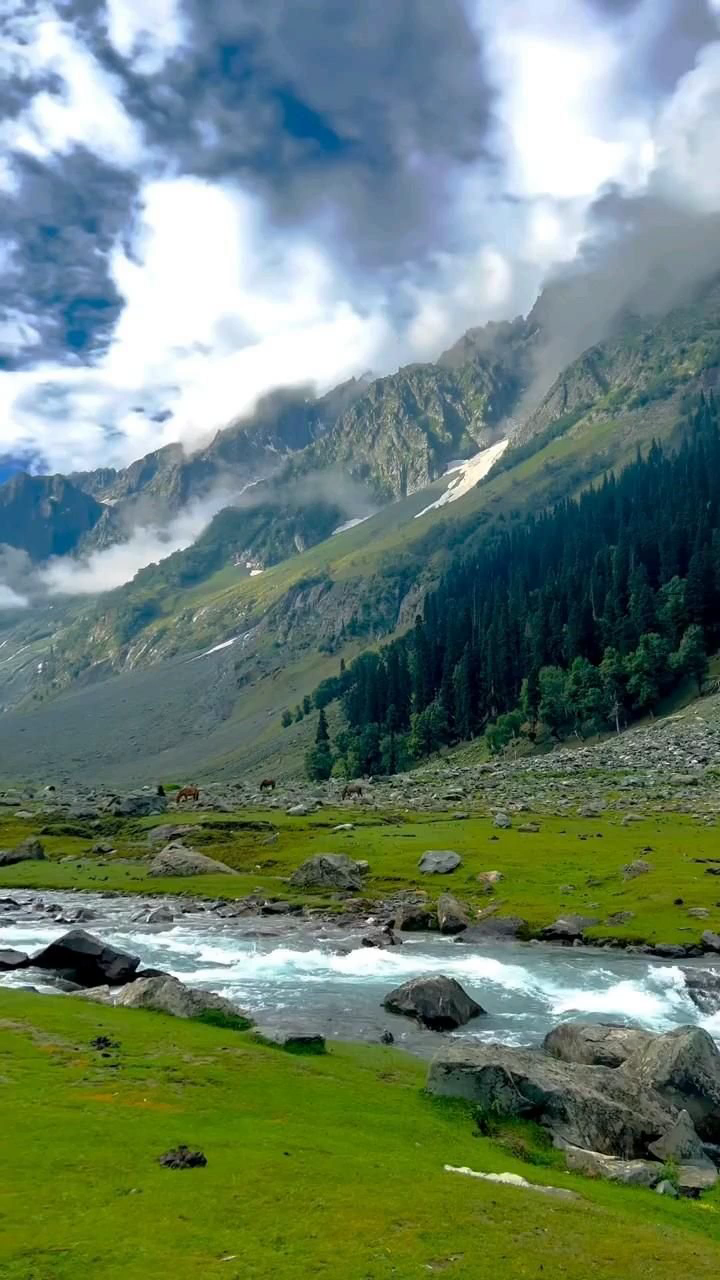
#> input picture frame 37 of exp-6/video.mp4, 720 x 1280 px
$ python exp-6-code.py
#> lines starting #> are read from the running program, lines starting #| are printed output that depends on the picture
import cv2

cap = cv2.VideoCapture("video.mp4")

fourcc = cv2.VideoWriter_fourcc(*'mp4v')
out = cv2.VideoWriter("output_video.mp4", fourcc, 30.0, (640, 480), False)

while cap.isOpened():
    ret, frame = cap.read()
#> frame is the input picture: shape (1280, 720, 3); mean B, G, R 113.2, 129.2, 108
    if not ret:
        break

    frame = cv2.resize(frame, (640, 480))
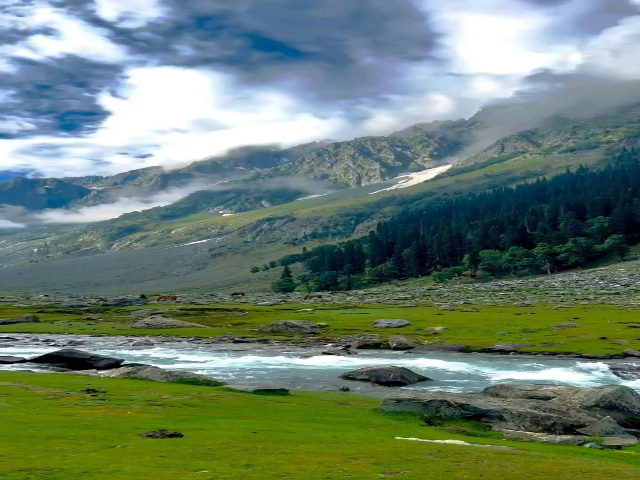
#> frame: shape (480, 640, 3); mean B, G, R 113.1, 129.1, 107.9
    gray = cv2.cvtColor(frame, cv2.COLOR_BGR2GRAY)
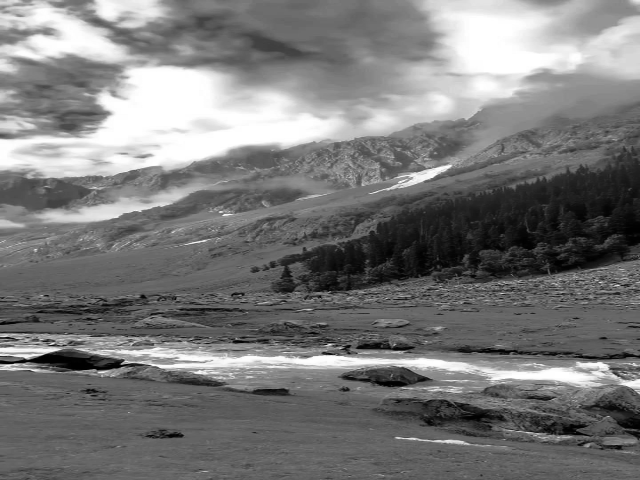
#> gray: shape (480, 640); min 0, max 255, mean 120.9

    out.write(gray)

    cv2.imshow("Original Video", frame)
    cv2.imshow("Grayscale Video", gray)

    if cv2.waitKey(25) & 0xFF == ord('q'):
#> (key q is pressed here)
        break

cap.release()
out.release()
cv2.destroyAllWindows()
